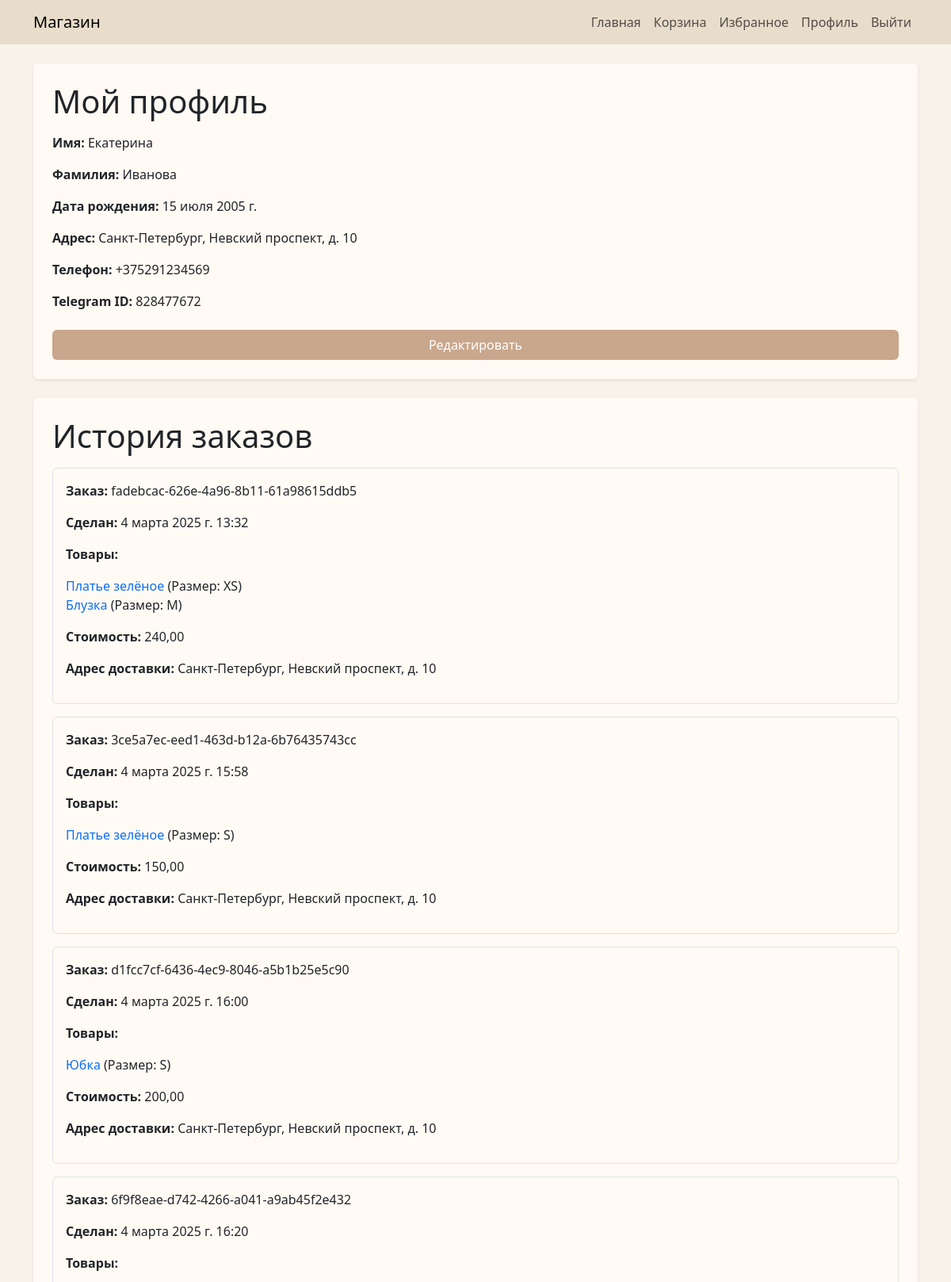
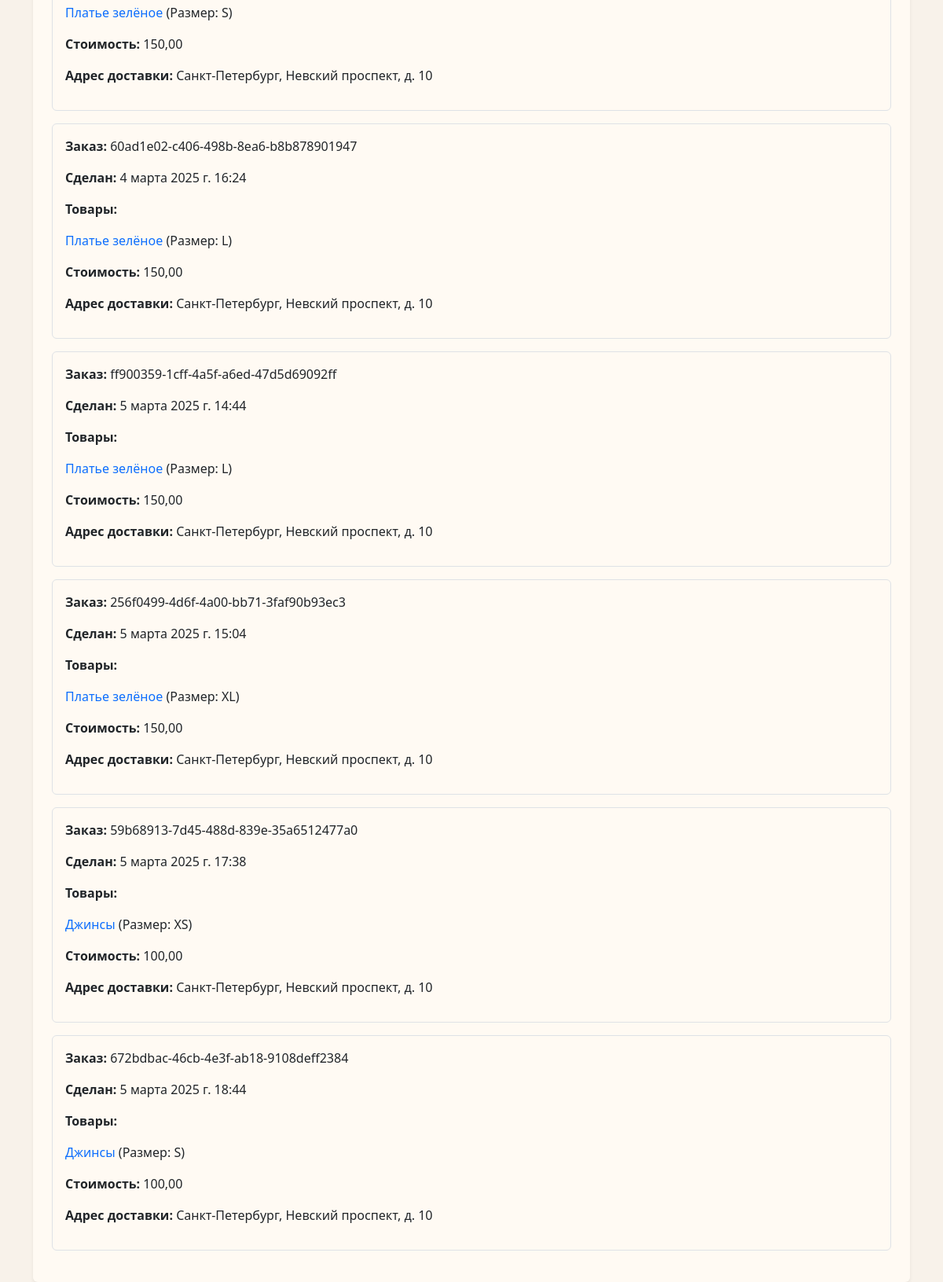
/profile/ (signed in), run on the app's committed database (2 pictures, top to bottom).
### store/models.py (models this page shows, shortened)
class Profile(models.Model):
    user = models.OneToOneField(User, on_delete=models.CASCADE)
    name = models.CharField(
        max_length=50,
        verbose_name='Имя',
    )
    surname = models.CharField(
        max_length=50,
        verbose_name='Фамилия',
    )
    birthday = models.DateField(verbose_name='Дата рождения', null=True, blank=True)
    address = models.CharField(
        max_length=500,
        verbose_name='Aдрес',
    )
    phone_number = models.CharField(
        max_length=15,
        verbose_name='Номер телефона',
        validators=[RegexValidator(
            regex=r'^\+?1?\d{9,15}$',
            message="Номер телефона должен быть в формате: '+999999999'. Максимальная длина 15 символов."
        )],
    )
    telegram_user_id = models.CharField(max_length=100, blank=True, null=True)

class Order(models.Model):
    receiver_details = models.ForeignKey(Profile, on_delete=models.CASCADE, verbose_name="Данные заказчика")
    created_at = models.DateTimeField(default=timezone.now, verbose_name='Дата создания')
    total_price = models.DecimalField(max_digits=10, decimal_places=2, default=0, verbose_name="Итоговая цена")
    order_number = models.UUIDField(default=uuid.uuid4, editable=False, verbose_name="Номер заказа")

class OrderItem(models.Model):
    order = models.ForeignKey(Order, on_delete=models.CASCADE, related_name="items", verbose_name="Заказ")
    product = models.ForeignKey(Product, on_delete=models.PROTECT, verbose_name="Товар")
    size = models.ForeignKey(Size, on_delete=models.PROTECT, verbose_name="Размер")

class Product(models.Model):
    name = models.CharField(
        max_length=100,
        verbose_name='Название товара',
    )
    price = models.DecimalField(
        max_digits=10,
        decimal_places=2,
    )
    description = models.CharField(
        max_length=500,
        verbose_name='Описание товара',
    )
    category = models.ForeignKey(
        Category,
        on_delete=models.CASCADE,
        related_name='products',
        verbose_name='Категория'
    )
    article = models.UUIDField(
        verbose_name='Артикул',
        unique=True,
        blank=True,
        default=uuid.uuid4,
    )

class Size(models.Model):
    SIZE_CHOICES = [
        ('XS', 'XS'),
        ('S', 'S'),
        ('M', 'M'),
        ('L', 'L'),
        ('XL', 'XL'),
        ('XXL', 'XXL'),
    ]
    name = models.CharField(
        verbose_name='Размер',
        max_length=10,
        choices=SIZE_CHOICES,
        unique=True,
    )
    def __str__(self):
        return self.name

### store/views.py (the view)
# urls.py: path("profile/", views.ProfileView.as_view(), name="profile"),
class ProfileView(LoginRequiredMixin, generic.DetailView):
    model = Profile
    template_name = "store/profile.html"
    def get_object(self):
        return self.request.user.profile
    def get_context_data(self, **kwargs):
        context = super().get_context_data(**kwargs)
        context["orders"] = Order.objects.filter(receiver_details=self.get_object()).prefetch_related("items")
        return context

### store/templates/store/profile.html (shortened to what this page needs)
{% extends "base.html" %}
{% block content %}
<div class="container mt-4">
    <div class="card p-4 shadow-sm">
        <h1 class="mb-3">Мой профиль</h1>
        <p><strong>Имя:</strong> {{ profile.name }}</p>
        <p><strong>Фамилия:</strong> {{ profile.surname }}</p>
        <p><strong>Дата рождения:</strong> {{ profile.birthday }}</p>
        <p><strong>Адрес:</strong> {{ profile.address }}</p>
        <p><strong>Телефон:</strong> {{ profile.phone_number }}</p>
        <p><strong>Telegram ID:</strong> {{ profile.telegram_user_id }}</p>
        <a href="{% url 'profile_edit' %}" class="btn btn-buy mt-2">Редактировать</a>
    </div>
    <div class="card p-4 shadow-sm mt-4">
        <h1 class="mb-3">История заказов</h1>
        {% if orders %}
            {% for order in orders %}
                <div class="order-box p-3 mb-3 border rounded">
                    <p><strong>Заказ:</strong> {{ order.order_number }}</p>
                    <p><strong>Сделан:</strong> {{ order.created_at }}</p>
                    <p><strong>Товары:</strong></p>
                    <ul class="list-unstyled">
                        {% for item in order.items.all %}
                            <li>
                                <a href="{% url 'product_detail' item.product.id %}" class="text-decoration-none">
                                    {{ item.product.name }}
                                </a>
                                (Размер: {{ item.size }})
                            </li>
                        {% endfor %}
                    </ul>
                    <p><strong>Стоимость:</strong> {{ order.total_price }}</p>
                    <p><strong>Адрес доставки:</strong> {{ order.receiver_details.address }}</p>
                </div>
            {% endfor %}
        {% else %}
            <p class="text-muted">У вас пока нет заказов.</p>
        {% endif %}
    </div>
</div>
{% endblock %}

### store/templates/base.html (style rules this page uses)
body { background-color: #f8f2ea; color: #5a4a42; }
.card { height: 100%; display: flex; flex-direction: column; justify-content: space-between; border: none; background-color: #fffaf3; }
.btn-buy { background-color: #c9a78c; color: white; min-width: 120px; }

### data on the page
Profile: name "Екатерина", surname "Иванова", birthday "15 июля 2005 г.", address "Санкт-Петербург, Невский проспект, д. 10", phone_number "+375291234569", telegram_user_id "828477672"
Order: order_number "fadebcac-626e-4a96-8b11-61a98615ddb5", created_at "4 марта 2025 г. 13:32", total_price "240,00", receiver_details.address "Санкт-Петербург, Невский проспект, д. 10"
OrderItem: product.name "Платье зелёное", size "XS"
OrderItem: product.name "Блузка", size "M"
Order: order_number "3ce5a7ec-eed1-463d-b12a-6b76435743cc", created_at "4 марта 2025 г. 15:58", total_price "150,00", receiver_details.address "Санкт-Петербург, Невский проспект, д. 10"
OrderItem: product.name "Платье зелёное", size "S"
Order: order_number "d1fcc7cf-6436-4ec9-8046-a5b1b25e5c90", created_at "4 марта 2025 г. 16:00", total_price "200,00", receiver_details.address "Санкт-Петербург, Невский проспект, д. 10"
OrderItem: product.name "Юбка", size "S"
Order: order_number "6f9f8eae-d742-4266-a041-a9ab45f2e432", created_at "4 марта 2025 г. 16:20", total_price "150,00", receiver_details.address "Санкт-Петербург, Невский проспект, д. 10"
OrderItem: product.name "Платье зелёное", size "S"
Order: order_number "60ad1e02-c406-498b-8ea6-b8b878901947", created_at "4 марта 2025 г. 16:24", total_price "150,00", receiver_details.address "Санкт-Петербург, Невский проспект, д. 10"
OrderItem: product.name "Платье зелёное", size "L"
Order: order_number "ff900359-1cff-4a5f-a6ed-47d5d69092ff", created_at "5 марта 2025 г. 14:44", total_price "150,00", receiver_details.address "Санкт-Петербург, Невский проспект, д. 10"
OrderItem: product.name "Платье зелёное", size "L"
Order: order_number "256f0499-4d6f-4a00-bb71-3faf90b93ec3", created_at "5 марта 2025 г. 15:04", total_price "150,00", receiver_details.address "Санкт-Петербург, Невский проспект, д. 10"
OrderItem: product.name "Платье зелёное", size "XL"
Order: order_number "59b68913-7d45-488d-839e-35a6512477a0", created_at "5 марта 2025 г. 17:38", total_price "100,00", receiver_details.address "Санкт-Петербург, Невский проспект, д. 10"
OrderItem: product.name "Джинсы", size "XS"
Order: order_number "672bdbac-46cb-4e3f-ab18-9108deff2384", created_at "5 марта 2025 г. 18:44", total_price "100,00", receiver_details.address "Санкт-Петербург, Невский проспект, д. 10"
OrderItem: product.name "Джинсы", size "S"
